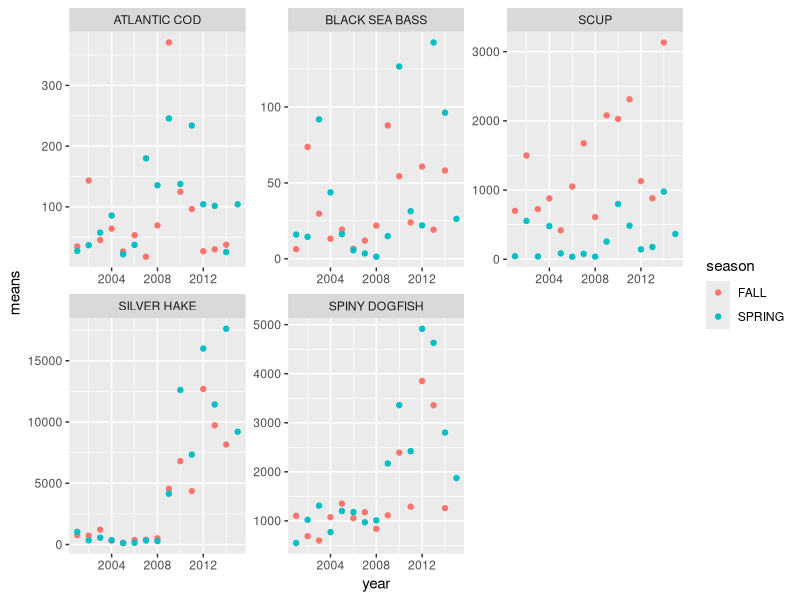

Write R code to recreate this figure.
# Introduction to R workshop  Nov 13 2018

2 + 2

# read data into R
install.packages('readxl')
library(readxl)

mydata <- read_xlsx("neus_bts.xlsx","bts", na = "NA")
mydata

summary(mydata)

library(tidyverse)

grouped_data <- group_by(mydata, year, season, comname)
mean_abundance <- summarise(grouped_data, means=mean(abundance))

ggplot(mean_abundance, aes(x=year, y=means, color=season)) +
  geom_point() +
  facet_wrap(~comname, scales = "free")


